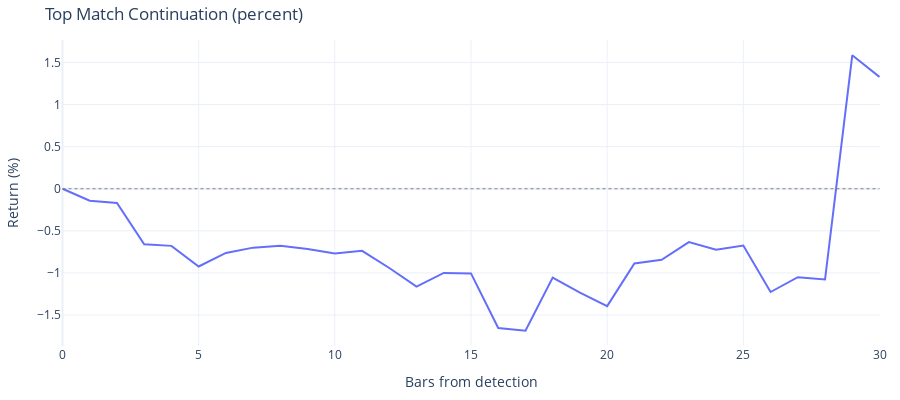

The code cell stored with this chart in its notebook:
### Markdown cell above
## 5) (Optional) Deep-dive: Best Match Trajectory

If `get_match_details` returns `series`, you can see "how the best analog developed" from the detection point and compare it with the median forecast.

### Code cell
if matches:
    top_id = matches[0].get("id")
else:
    top_id = None

if not top_id:
    print("No match id available.")
else:
    try:
        details = client.get_match_details(top_id)
        series = details.get("series")

        if not isinstance(series, list) or len(series) < (Q + 2):
            print("No usable 'series' in match details.")
        else:
            # series typically contains [query_window ... forecast_window]
            start_idx = max(0, Q - 1)
            future = series[start_idx:]
            base = future[0]
            path_pct = [(x - base) / base * 100 for x in future]
            x = np.arange(len(path_pct))

            fig = go.Figure()
            
            # Match path
            fig.add_trace(go.Scatter(
                x=x,
                y=path_pct,
                mode='lines',
                name=f"match {top_id}",
                line=dict(width=2)
            ))

            # Forecast median if available
            if isinstance(forecast.get("median"), list) and len(forecast["median"]) == len(path_pct):
                fig.add_trace(go.Scatter(
                    x=x,
                    y=forecast["median"],
                    mode='lines',
                    name="forecast median",
                    line=dict(width=3, dash='dash')
                ))

            # Zero line
            fig.add_shape(
                type="line", line=dict(color="gray", width=1, dash="dot"),
                x0=0, x1=len(path_pct)-1, y0=0, y1=0
            )

            fig.update_layout(
                title="Top Match Continuation (percent)",
                xaxis_title="Bars from detection",
                yaxis_title="Return (%)",
                template="plotly_white",
                height=400,
                margin=dict(l=20, r=20, t=40, b=20),
            )
            
            fig.show()
    except Exception as e:
        print("get_match_details failed:", str(e))

### Figure 1 — Plotly figure (JSON) as saved in the notebook; plotly's stock layout.template omitted (floating-point values rounded to 4 significant figures)
{"data": [{"line": {"width": 2}, "mode": "lines", "name": "match m-55383", "type": "scatter", "x": [0, 1, 2, 3, 4, 5, 6, 7, 8, 9, 10, 11, 12, 13, 14, 15, 16, 17, 18, 19, 20, 21, 22, 23, 24, 25, 26, 27, 28, 29, 30], "y": [0, -0.1428, -0.1681, -0.6594, -0.6784, -0.9231, -0.7625, -0.6994, -0.6783, -0.7159, -0.7688, -0.7372, -0.941, -1.162, -0.9995, -1.006, -1.654, -1.686, -1.055, -1.234, -1.394, -0.8884, -0.8432, -0.6343, -0.7246, -0.674, -1.227, -1.05, -1.078, 1.585, 1.329]}], "layout": {"height": 400, "margin": {"b": 20, "l": 20, "r": 20, "t": 40}, "shapes": [{"line": {"color": "gray", "dash": "dot", "width": 1}, "type": "line", "x0": 0, "x1": 30, "y0": 0, "y1": 0}], "title": {"text": "Top Match Continuation (percent)"}, "xaxis": {"title": {"text": "Bars from detection"}}, "yaxis": {"title": {"text": "Return (%)"}}}}
